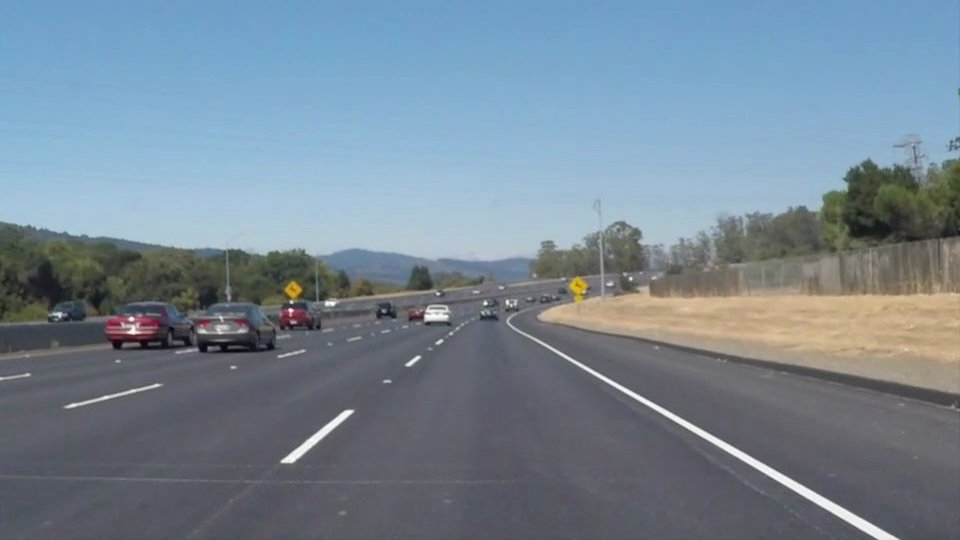
#> input picture test_images/solidWhiteCurve.jpg, 960 x 540 px; its folder holds 4 pictures in this run
$ python find_lane_in_img.py
#> lines starting #> are read from the running program, lines starting #| are printed output that depends on the picture; after the words box and inside, x2 and y2 are one past the last pixel; in counts of white or black regions, pixels touching at a corner belong together
### utl.py
import cv2
from consts import *


def grayscale(img):
    """Applies the Grayscale transform
    This will return an image with only one color channel
    but NOTE: to see the returned image as grayscale
    (assuming your grayscaled image is called 'gray')
    you should call plt.imshow(gray, cmap='gray')"""
    return cv2.cvtColor(img, cv2.COLOR_RGB2GRAY)
    # Or use BGR2GRAY if you read an image with cv2.imread()
    # return cv2.cvtColor(img, cv2.COLOR_BGR2GRAY)


def canny(img, low_threshold, high_threshold):
    """Applies the Canny transform"""
    return cv2.Canny(img, low_threshold, high_threshold)


def gaussian_blur(img, kernel_size):
    """Applies a Gaussian Noise kernel"""
    return cv2.GaussianBlur(img, (kernel_size, kernel_size), 0)


def region_of_interest(img, vertices):
    """
    Applies an image mask.

    Only keeps the region of the image defined by the polygon
    formed from `vertices`. The rest of the image is set to black.
    `vertices` should be a numpy array of integer points.
    """
    # defining a blank mask to start with
    mask = np.zeros_like(img)

    # defining a 3 channel or 1 channel color to fill the mask with depending on the input image
    if len(img.shape) > 2:
        channel_count = img.shape[2]  # i.e. 3 or 4 depending on your image
        ignore_mask_color = (255,) * channel_count
    else:
        ignore_mask_color = 255

    # filling pixels inside the polygon defined by "vertices" with the fill color
    cv2.fillPoly(mask, vertices, ignore_mask_color)

    # returning the image only where mask pixels are nonzero
    masked_image = cv2.bitwise_and(img, mask)
    return masked_image


def separate_line_dots(img, lines, dividing_line):
    left_x = []
    left_y = []
    right_x = []
    right_y = []
    for line in lines:
        for x1, y1, x2, y2 in line:
            if x1 <= img.shape[1] / 2 and x2 <= img.shape[1] / 2:
                left_x.append(x1)
                left_y.append(y1)
                left_x.append(x2)
                left_y.append(y2)
            else:
                right_x.append(x1)
                right_y.append(y1)
                right_x.append(x2)
                right_y.append(y2)
    return np.array(left_x), np.array(left_y), np.array(right_x), np.array(right_y)


def draw_lines(img, lines, color=None, thickness=10, is_improved=False, x_range=[20, 910]):
    """
    NOTE: this is the function you might want to use as a starting point once you want to
    average/extrapolate the line segments you detect to map out the full
    extent of the lane (going from the result shown in raw-lines-example.mp4
    to that shown in P1_example.mp4).

    Think about things like separating line segments by their
    slope ((y2-y1)/(x2-x1)) to decide which segments are part of the left
    line vs. the right line.  Then, you can average the position of each of
    the lines and extrapolate to the top and bottom of the lane.

    This function draws `lines` with `color` and `thickness`.
    Lines are drawn on the image inplace (mutates the image).
    If you want to make the lines semi-transparent, think about combining
    this function with the weighted_img() function below
    """
    if is_improved:
        if color is None:
            color = [255, 0, 0]

        left_x, left_y, right_x, right_y = separate_line_dots(img, lines, img.shape[1]/2)

        # liner approximation method
        if left_x.shape[0] > 2 and left_y.shape[0] > 2:
            left_res = np.polyfit(left_x, left_y, 1)
            left_min_x = int((539 - left_res[1]) / left_res[0])
            left_max_x = 460
            left_points = np.poly1d(left_res)([left_min_x, left_max_x])
            cv2.line(img, (left_min_x, int(left_points[0])), (left_max_x, int(left_points[1])), color, thickness)

        if right_x.shape[0] > 2 and right_y.shape[0] > 2:
            right_res = np.polyfit(right_x, right_y, 1)
            right_min_x = 500
            right_max_x = int((539 - right_res[1]) / right_res[0])
            right_points = np.poly1d(right_res)([right_min_x, right_max_x])
            cv2.line(img, (right_min_x, int(right_points[0])), (right_max_x, int(right_points[1])), color, thickness)
    else:
        if color is None:
            color = [255, 0, 0]
        for line in lines:
            for x1, y1, x2, y2 in line:
                cv2.line(img, (x1, y1), (x2, y2), color, thickness)


def hough_lines(img, rho, theta, threshold, min_line_len, max_line_gap, line_color=None, is_improved=False):
    """
    `img` should be the output of a Canny transform.

    Returns an image with hough lines drawn.
    """
    lines = cv2.HoughLinesP(img, rho, theta, threshold, np.array([]), minLineLength=min_line_len,
                            maxLineGap=max_line_gap)
    line_img = np.zeros((img.shape[0], img.shape[1], 3), dtype=np.uint8)
    if line_color is None:
        draw_lines(line_img, lines, is_improved=is_improved)
    else:
        draw_lines(line_img, lines, line_color, is_improved=is_improved)

    return line_img


# Python 3 has support for cool math symbols.

def weighted_img(img, initial_img, alpha=0.8, beta=1., gamma=0.):
    """
    `img` is the output of the hough_lines(), An image with lines drawn on it.
    Should be a blank image (all black) with lines drawn on it.

    `initial_img` should be the image before any processing.

    The result image is computed as follows:

    initial_img * α + img * β + γ
    NOTE: initial_img and img must be the same shape!
    """
    return cv2.addWeighted(initial_img, alpha, img, beta, gamma)


def find_lane_line(img, line_color=None, is_improved=False):
    gray_im = grayscale(img)
    gaussian_im = gaussian_blur(gray_im, KERNEL_SIZE)
    edges_im = canny(gaussian_im, LOW_THRESHOLD, HIGH_THRESHOLD)
    masked_im = region_of_interest(edges_im, VERTICES)
    line_im = hough_lines(masked_im, RHO, THETA, THRESHOLD, MIN_LINE_LENGTH, MAX_LINE_GAP, line_color, is_improved)
    hough_im = weighted_img(img, line_im)
    return hough_im


# [24 lines left out: functions get_frame_list, convert_frame_to_video, not called in this run]

### find_lane_in_img.py
# -*- coding: utf-8 -*-

import os
import glob
import matplotlib.pyplot as plt
from PIL import Image
import utl
from consts import *


def main():
    # reading in images
    im_list = []
    images = glob.glob(os.path.join("./test_images/", "*.jpg"))
    num_images = len(images)
    plot_count = 0
    fig, axs = plt.subplots(NUM_PLOTS, len(images), figsize=FIGURE_SIZE)
    plt.subplots_adjust(wspace=W_SPACE, hspace=H_SPACE)
    for i in range(num_images):
        img = np.array(Image.open(images[i]))
#> img is the input picture: shape (540, 960, 3); mean R, G, B 118.5, 134.5, 148.1
        im_list.append(img)
        axs[plot_count, i].imshow(im_list[i])
        axs[plot_count, i].axis("off")
    plot_count += 1
#> plot_count = 1

    # convert image to gray scale
    gray_im_list = []
    for i in range(num_images):
        gray_im_list.append(utl.grayscale(im_list[i]))
        axs[plot_count, i].imshow(gray_im_list[i], cmap='gray')
        axs[plot_count, i].axis("off")
    plot_count += 1
#> plot_count = 2

    # apply Gaussian smoothing
    gaussian_im_list = []
    for i in range(num_images):
        gaussian_im_list.append(utl.gaussian_blur(gray_im_list[i], KERNEL_SIZE))
        axs[plot_count, i].imshow(gaussian_im_list[i], cmap='gray')
        axs[plot_count, i].axis("off")
    plot_count += 1
#> plot_count = 3

    # applies the Canny transform
    edges_im_list = []
    for i in range(num_images):
        edges_im_list.append(utl.canny(gaussian_im_list[i], LOW_THRESHOLD, HIGH_THRESHOLD))
        axs[plot_count, i].imshow(edges_im_list[i], cmap='gray')
        axs[plot_count, i].axis("off")
    plot_count += 1
#> plot_count = 4

    # compute a masked edged image
    masked_im_list = []
    for i in range(num_images):
        masked_im_list.append(utl.region_of_interest(edges_im_list[i], VERTICES))
        axs[plot_count, i].imshow(masked_im_list[i], cmap='gray')
        axs[plot_count, i].axis("off")
#> this loop made 4 passes
#> pass 1, in region_of_interest, `masked_image = cv2.bitwise_and(img, mask)`:
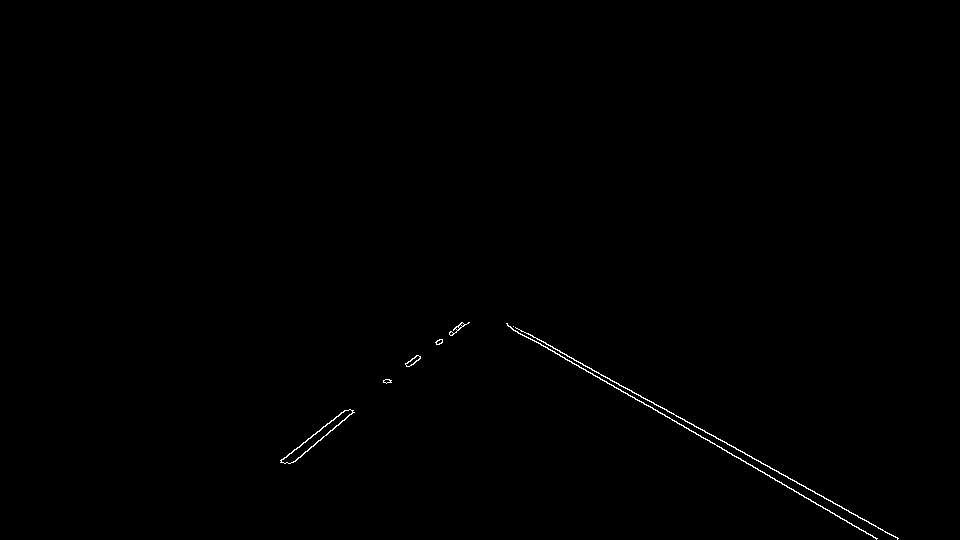
#> masked_image: shape (540, 960); 0.3% white in thin lines or dots, all inside (x1, y1, x2, y2) = (280, 322, 899, 540)
#> pass 2, in region_of_interest (call 2), `masked_image = cv2.bitwise_and(img, mask)`:
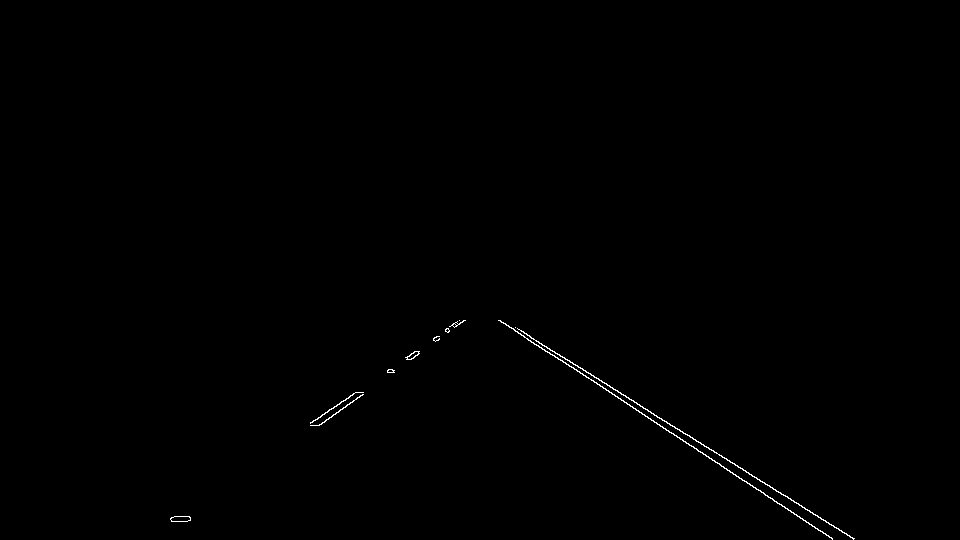
#> masked_image: shape (540, 960); 0.28% white in thin lines or dots, all inside (x1, y1, x2, y2) = (170, 320, 855, 540)
#> pass 3, in region_of_interest (call 3), `masked_image = cv2.bitwise_and(img, mask)`:
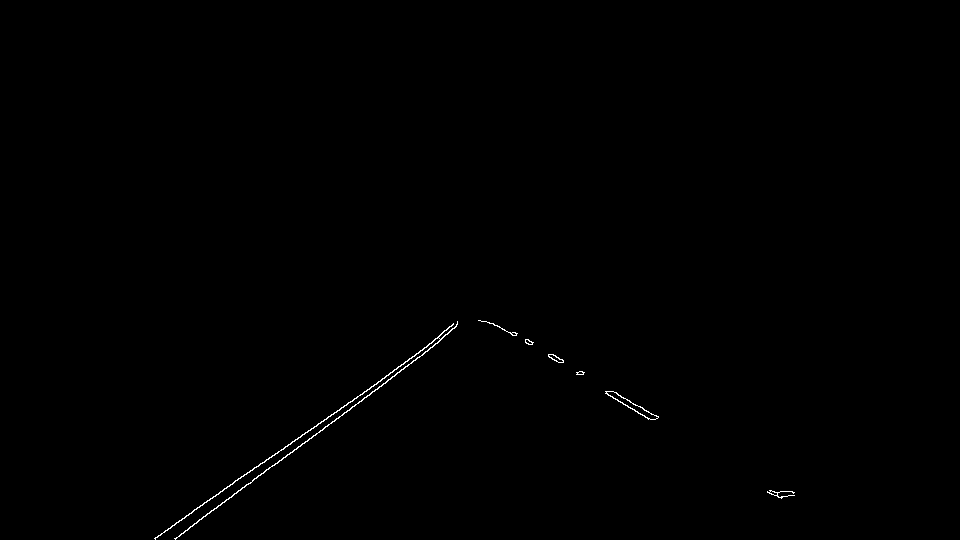
#> masked_image: shape (540, 960); 0.27% white in thin lines or dots, all inside (x1, y1, x2, y2) = (154, 320, 795, 540)
    plot_count += 1
#> plot_count = 5

    # compute a line image
    for i in range(num_images):
        line_img = utl.hough_lines(masked_im_list[i], RHO, THETA, THRESHOLD, MIN_LINE_LENGTH, MAX_LINE_GAP, None, IS_IMPROVED)
        axs[plot_count, i].imshow(line_img)
        axs[plot_count, i].axis("off")
#> this loop made 4 passes
    plot_count += 1
#> plot_count = 6

    # applies find line pipeline
    hough_im_list = []
    for i in range(num_images):
        hough_im_list.append(utl.find_lane_line(im_list[i], line_color=[255, 0, 0], is_improved=IS_IMPROVED))
        axs[plot_count, i].imshow(hough_im_list[i])
        axs[plot_count, i].axis("off")
#> this loop made 4 passes
#> pass 1, in find_lane_line, `gray_im = grayscale(img)`:
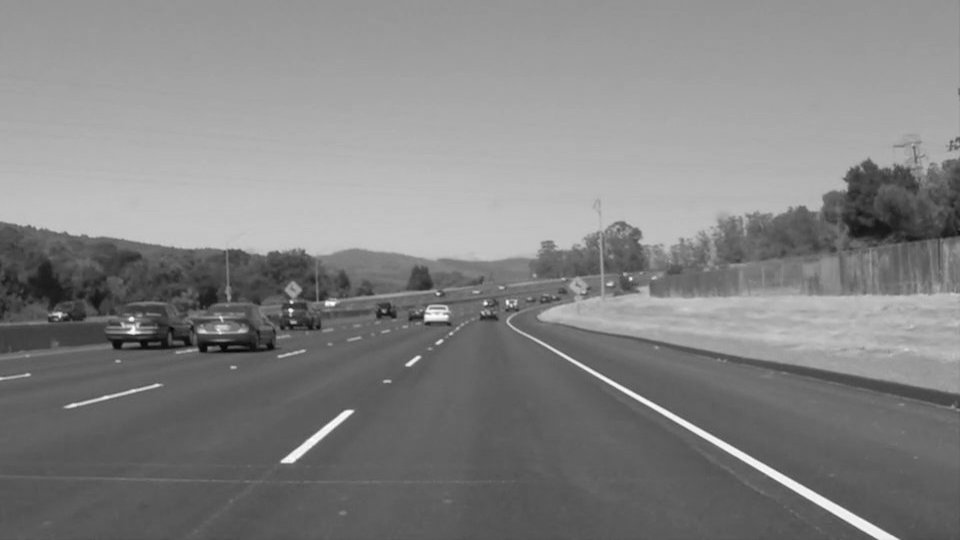
#> gray_im: shape (540, 960); min 5, max 255, mean 131.2
#> pass 1, in find_lane_line, `edges_im = canny(gaussian_im, LOW_THRESHOLD, HIGH_THRESHOLD)`:
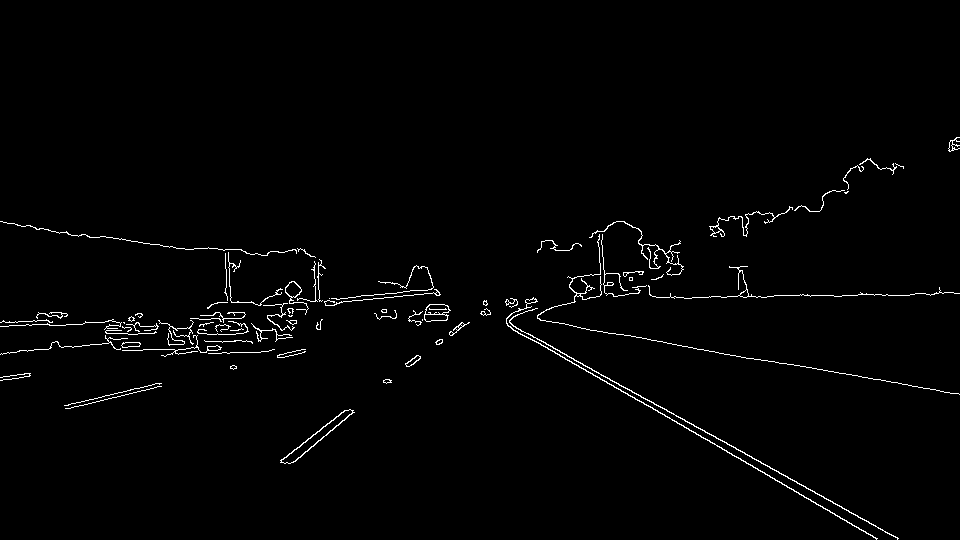
#> edges_im: shape (540, 960); 1.5% white in thin lines or dots, all inside (x1, y1, x2, y2) = (0, 137, 960, 540)
    plot_count += 1
#> plot_count = 7

    if not os.path.exists('test_images_output'):
        os.mkdir('test_images_output')
    plt.savefig('test_images_output/images.jpg')
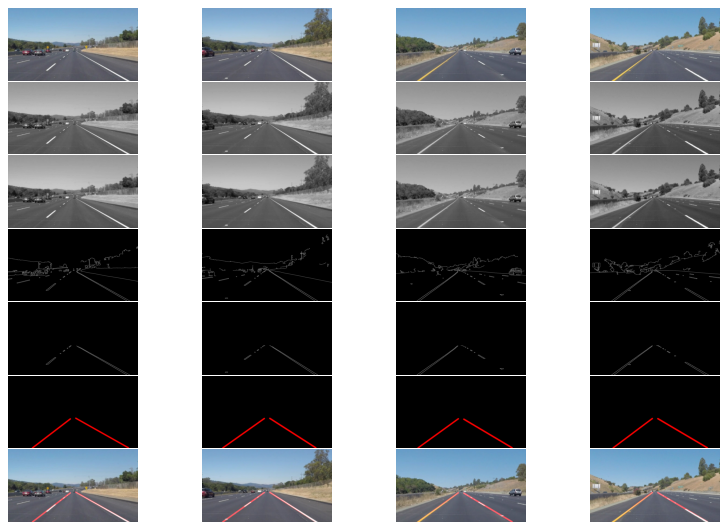
#> figure drawn by matplotlib, 28 panels


if __name__ == '__main__':
    main()
